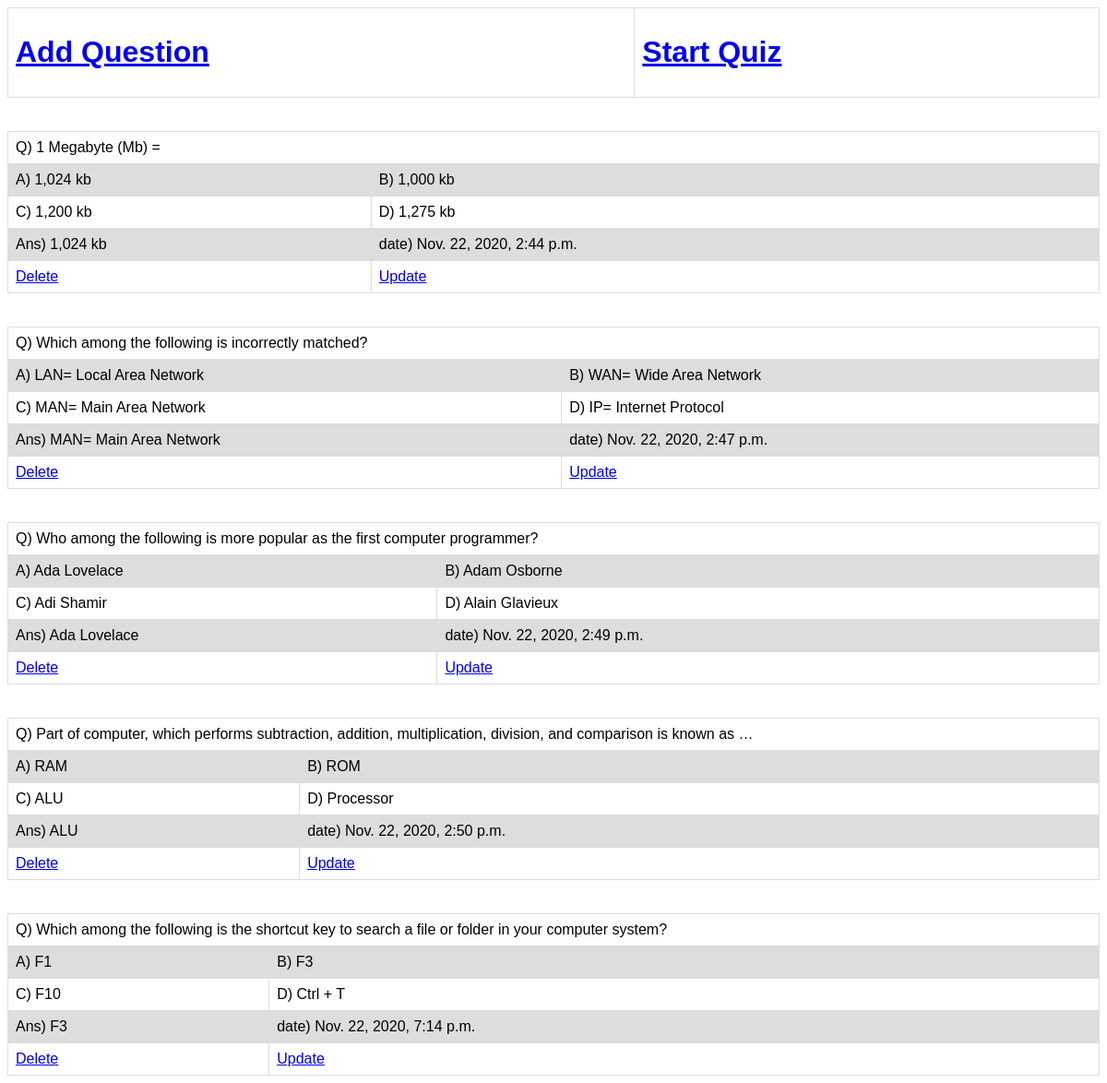
/Questiondata/, run on an earlier commit of the app's database.
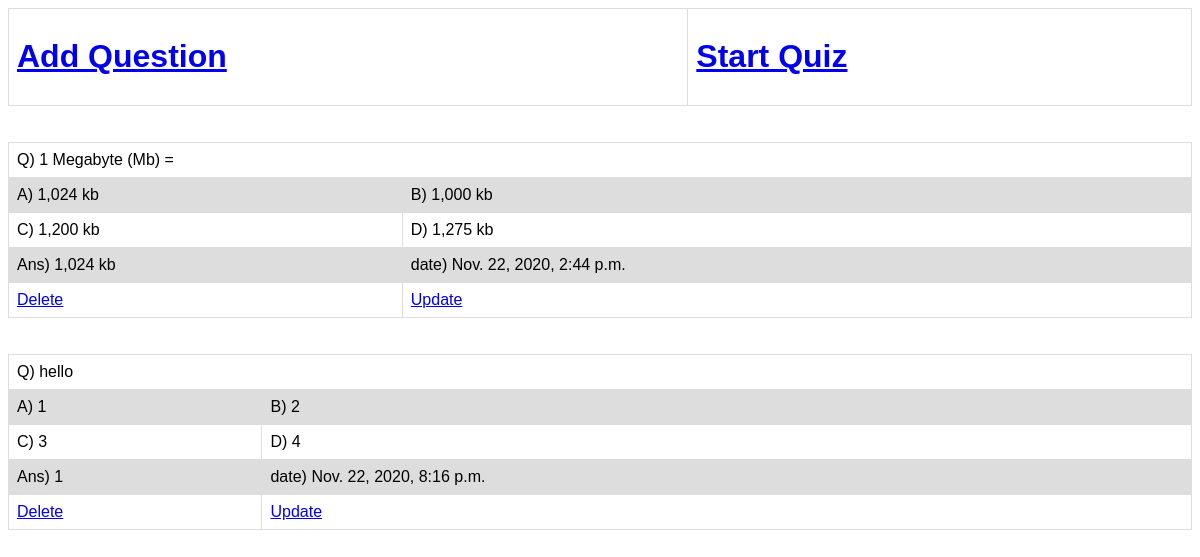
And on a later commit of the database.
### Quiz_Timeapp/models.py (models this page shows, shortened)
class Questions(models.Model):
    question = models.CharField(max_length=500)
    option1 = models.CharField(max_length=200)
    option2 = models.CharField(max_length=200)
    option3 = models.CharField(max_length=200)
    option4 = models.CharField(max_length=200)
    answer = models.CharField(max_length=200)
    date = models.DateTimeField(auto_now_add=True)

### Quiz_Timeapp/views.py (the view)
# urls.py: path('Questiondata/',views.Questiondata,name='Questiondata'),
def Questiondata(request):
    que = Questions.objects.all()
    return render(request,"Questiondata.html",{'data':que})

### templates/Questiondata.html (shortened to what this page needs)
<!DOCTYPE html>
<html lang="en">
<head>
</head>
<body>
    <table>
        <tr>
            <td><a href="/adminpage/"><h1>Add Question</h1></a></td>
            <td><a href="/Quiz/"><h1>Start Quiz</h1></a></td>
        </tr>
    </table>
    {% for i in data%}
    <table border="1">
        <tr>
            <td colspan="4">Q) {{i.question}}</td>
        </tr>
        <tr>
            <td>A) {{i.option1}}</td>
            <td>B) {{i.option2}}</td>
        </tr>
        <tr>
            <td>C) {{i.option3}}</td>
            <td>D) {{i.option4}}</td>
        </tr>
        <tr>
            <td>Ans) {{i.answer}}</td>
            <td>date) {{i.date}}</td>
        </tr>
        <tr>
            <td><a href="{% url 'Questiondelete' i.id %}">Delete </a> </td>
            <td><a href="{% url 'Questionupdate' i.id%}">Update</a></td>
        </tr>
    {%endfor%}
    </table>
</body>
</html>

### templates/Questiondata.html (style rules this page uses)
table { font-family: arial, sans-serif; border-collapse: collapse; width: 100%; }
td, th { border: 1px solid #dddddd; text-align: left; padding: 8px; }
tr:nth-child(even) { background-color: #dddddd; }

What changed in the data, as far as the page shows it:
removed Questions: question "Which among the following is incorrectly matched?", option1 "LAN= Local Area Network", option2 "WAN= Wide Area Network", option3 "MAN= Main Area Network", option4 "IP= Internet Protocol", answer "MAN= Main Area Network", date "Nov. 22, 2020, 2:47 p.m."
removed Questions: question "Who among the following is more popular as the first computer programmer?", option1 "Ada Lovelace", option2 "Adam Osborne", option3 "Adi Shamir", option4 "Alain Glavieux", answer "Ada Lovelace", date "Nov. 22, 2020, 2:49 p.m."
removed Questions: question "Part of computer, which performs subtraction, addition, multiplication, division, and comparison is known as …", option1 "RAM", option2 "ROM", option3 "ALU", option4 "Processor", answer "ALU", date "Nov. 22, 2020, 2:50 p.m."
removed Questions: question "Which among the following is the shortcut key to search a file or folder in your computer system?", option1 "F1", option2 "F3", option3 "F10", option4 "Ctrl + T", answer "F3", date "Nov. 22, 2020, 7:14 p.m."
added Questions: question "hello", option1 "1", option2 "2", option3 "3", option4 "4", answer "1", date "Nov. 22, 2020, 8:16 p.m."
